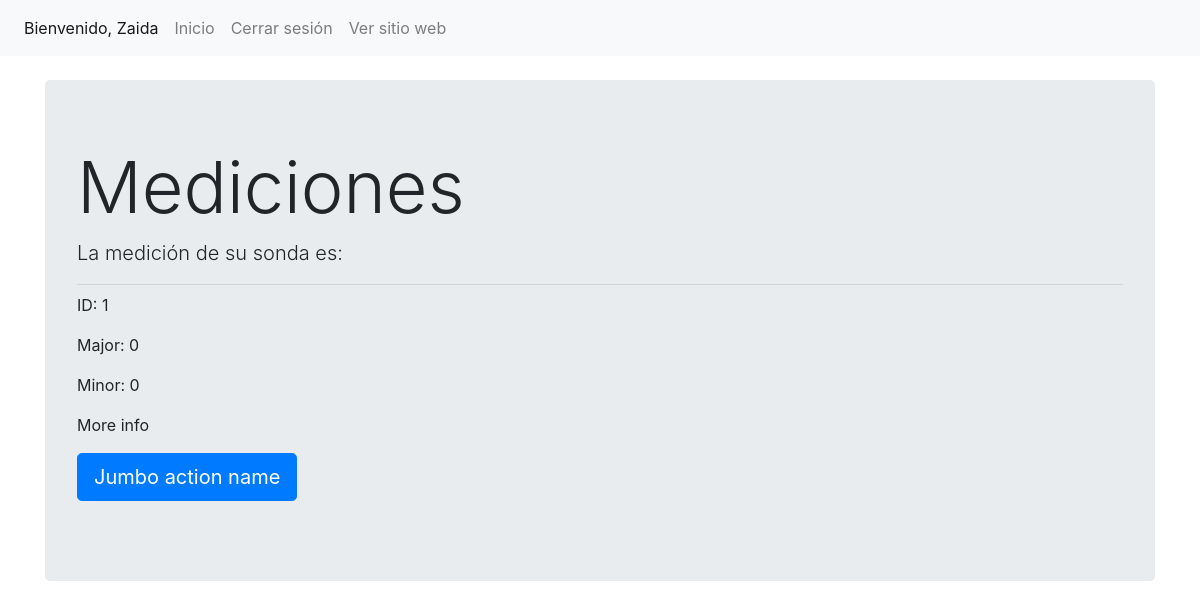
/user/inicio.php (signed in), run on the app's committed database.
### tables this page shows
CREATE TABLE `medicion` (
  `id` int(10) NOT NULL AUTO_INCREMENT,
  `id sonda` int(15) NOT NULL,
  `fecha` date NOT NULL,
  `hora` time(6) NOT NULL,
  `Latitud` float NOT NULL,
  `Longitud` double NOT NULL,
  `Humedad` int(100) NOT NULL,
  `Temperatura` float NOT NULL,
  `Contaminacion` float NOT NULL,
  PRIMARY KEY (`id`),
  KEY `idsonda` (`id sonda`),
  CONSTRAINT `idsonda` FOREIGN KEY (`id sonda`) REFERENCES `sonda` (`id sonda`) ON DELETE NO ACTION ON UPDATE CASCADE
);

### bd/controlador.php (called while the page is built, shortened)
<?php
$servername = "localhost";
$username = "root";
$password = "";
$dbname = "proyecto3a";
$conn = new mysqli($servername, $username, $password, $dbname);
$sql = "SELECT * FROM medicion ORDER BY id DESC LIMIT 1";
$result = $conn->query($sql);
if ($result->num_rows > 0) {
    $row = $result->fetch_assoc();
} else {
    $row = array();
}
?>

### user/inicio.php (the view, shortened to what this page needs)
<!doctype html>
<html lang="en">
<head>
    <link rel="stylesheet" href="https://stackpath.bootstrapcdn.com/bootstrap/4.3.1/css/bootstrap.min.css"
>
</head>
<body>
    <?php $url = "http://" . $_SERVER['HTTP_HOST'] ?>
    <nav class="navbar navbar-expand navbar-light bg-light">
        <div class="nav navbar-nav">
            <a class="nav-item nav-link active" href="#"> Bienvenido, <?php echo $_SESSION['usuario'];?> </a>
            <a class="nav-item nav-link" href="<?php echo $url; ?>/user/inicio.php">Inicio</a>
            <a class="nav-item nav-link" href="<?php echo $url; ?>/user/cerrar.php">Cerrar sesión</a>
            <a class="nav-item nav-link" href="<?php echo $url; ?>">Ver sitio web</a>
        </div>
    </nav>
    <br>
    <div class="container">
        <div class="row">
            <div class="col-md-12">
                <div class="jumbotron">
                    <h1 class="display-3">Mediciones</h1>
                    <p class="lead">La medición de su sonda es: </p>
                    <hr class="my-2">
                    <?php
                    include '../bd/controlador.php';
                    if (!empty($row)) {
                        echo "<p>ID: " . $row["id"] . "</p>";
                        echo "<p>Major: " . $row["Temperatura"] . "</p>";
                        echo "<p>Minor: " . $row["Contaminacion"] . "</p>";
                    } else {
                        echo "<p>No se encontraron entradas en la tabla testB.</p>";
                    }
                    ?>
                       <p>More info</p>
                    <p class="lead">
                        <a class="btn btn-primary btn-lg" href="Jumbo action link" role="button">Jumbo action name</a>
                    </p>
                </div>
            </div>
        </div>
    </div>
</body>
</html>

### data on the page
medicion: id "1", Temperatura "0", Contaminacion "0"

### other printed values
$_SESSION['usuario'] "Zaida"
